Frame 1 (no input): blank canvas, image omitted
Frame 60 (the mouse pressed at the canvas centre just before this capture): blank canvas, image omitted
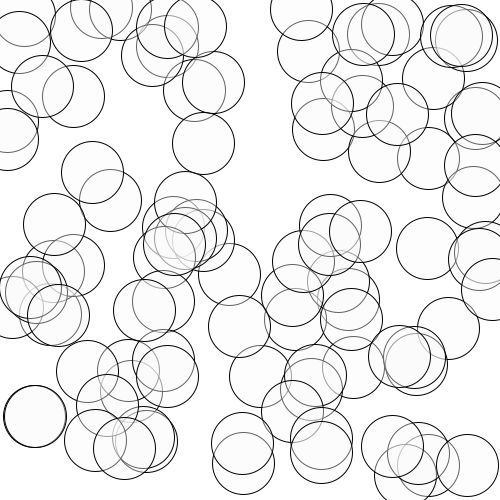
Frame 120 (the mouse held since frame 60 and released just before this capture)

The Processing sketch whose frames 1 and 60 were blank and that drew this single picture after the mouse press (run headless with seeded random() and noise(); from frame 60 on, the mouse is pressed at the canvas centre):

// Processing sketch: processing_60734
// ── processing_60734.pde

//Diana Chen
//cdiana@cmu.edu

float[] horizontal = new float[200]; //set array for x values up to 200
float[] vertical = new float[200]; // set array for y values up to 200
  
void setup() {
  size(500, 500);
  smooth();
    
  for (int i=0; i < horizontal.length; i++) { //upon each setup, set the starting ellipse at a random place
    horizontal[i] = random(width); // random number between 0 and width
    vertical[i] = random(height); // random number between 0 and height
  }
}
  
void draw() {
  background(255);
    
  int numObject = int(map(mouseY, 0, height, 1, horizontal.length)); // change number of ellipses based on horizontal position
    
  fill(mouseX, mouseY, 250, 100); // change fill color based on mouse position 
    
  for (int i=0; i < numObject; i++) {
    pushMatrix();
      translate(horizontal[i], vertical[i]);
      ellipse(0, 0, mouseX/4, mouseY/4); // draw ellipses, size increases with mouse position
    popMatrix();
  }
}
